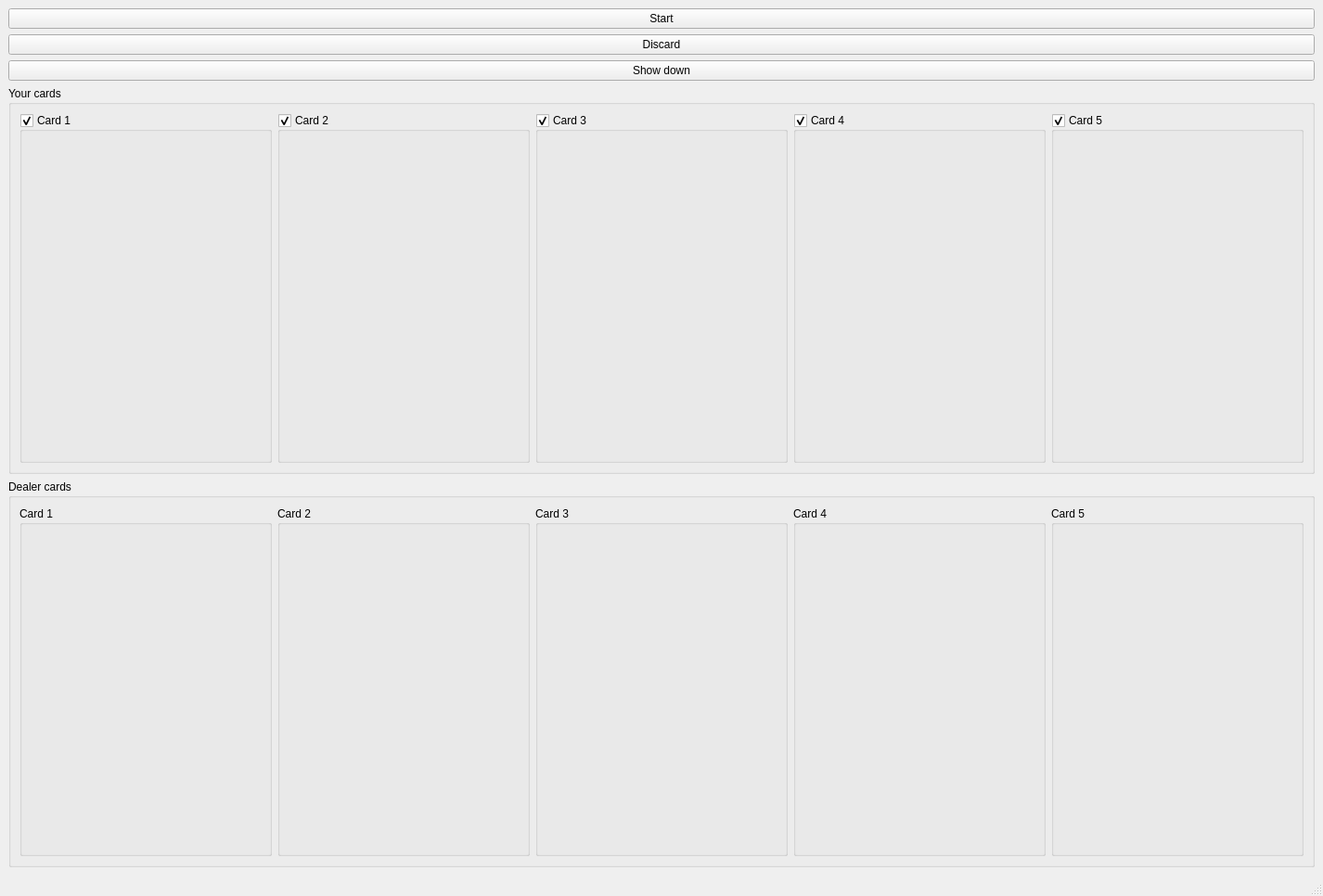
<?xml version="1.0" encoding="UTF-8"?>
<ui version="4.0">
 <class>MainWindow</class>
 <widget class="QMainWindow" name="MainWindow">
  <property name="windowModality">
   <enum>Qt::WindowModal</enum>
  </property>
  <property name="geometry">
   <rect>
    <x>0</x>
    <y>0</y>
    <width>800</width>
    <height>600</height>
   </rect>
  </property>
  <property name="sizePolicy">
   <sizepolicy hsizetype="Fixed" vsizetype="Fixed">
    <horstretch>0</horstretch>
    <verstretch>0</verstretch>
   </sizepolicy>
  </property>
  <property name="maximumSize">
   <size>
    <width>2741</width>
    <height>1612</height>
   </size>
  </property>
  <property name="windowTitle">
   <string>MainWindow</string>
  </property>
  <widget class="QWidget" name="centralwidget">
   <property name="sizePolicy">
    <sizepolicy hsizetype="Fixed" vsizetype="Fixed">
     <horstretch>0</horstretch>
     <verstretch>0</verstretch>
    </sizepolicy>
   </property>
   <layout class="QVBoxLayout" name="verticalLayout">
    <item>
     <widget class="QPushButton" name="btnStart">
      <property name="text">
       <string>Start</string>
      </property>
     </widget>
    </item>
    <item>
     <widget class="QPushButton" name="btnDiscard_player">
      <property name="text">
       <string>Discard</string>
      </property>
     </widget>
    </item>
    <item>
     <widget class="QPushButton" name="btnSkip">
      <property name="text">
       <string>Show down</string>
      </property>
     </widget>
    </item>
    <item alignment="Qt::AlignHCenter|Qt::AlignVCenter">
     <widget class="QGroupBox" name="groupBox_player">
      <property name="sizePolicy">
       <sizepolicy hsizetype="Fixed" vsizetype="Fixed">
        <horstretch>0</horstretch>
        <verstretch>0</verstretch>
       </sizepolicy>
      </property>
      <property name="title">
       <string>Your cards</string>
      </property>
      <property name="checkable">
       <bool>false</bool>
      </property>
      <layout class="QHBoxLayout" name="horizontalLayout">
       <item>
        <widget class="QGroupBox" name="groupBox_1">
         <property name="sizePolicy">
          <sizepolicy hsizetype="Fixed" vsizetype="Fixed">
           <horstretch>0</horstretch>
           <verstretch>0</verstretch>
          </sizepolicy>
         </property>
         <property name="toolTip">
          <string>1</string>
         </property>
         <property name="title">
          <string>Card 1</string>
         </property>
         <property name="flat">
          <bool>false</bool>
         </property>
         <property name="checkable">
          <bool>true</bool>
         </property>
         <property name="checked">
          <bool>true</bool>
         </property>
         <layout class="QGridLayout" name="gridLayout">
          <item row="0" column="0">
           <widget class="QLabel" name="image1_1">
            <property name="sizePolicy">
             <sizepolicy hsizetype="Fixed" vsizetype="Fixed">
              <horstretch>0</horstretch>
              <verstretch>0</verstretch>
             </sizepolicy>
            </property>
            <property name="minimumSize">
             <size>
              <width>248</width>
              <height>336</height>
             </size>
            </property>
            <property name="maximumSize">
             <size>
              <width>248</width>
              <height>336</height>
             </size>
            </property>
            <property name="text">
             <string/>
            </property>
            <property name="pixmap">
             <pixmap resource="images.qrc">:/images/Images/cardBack.png</pixmap>
            </property>
            <property name="scaledContents">
             <bool>true</bool>
            </property>
           </widget>
          </item>
         </layout>
        </widget>
       </item>
       <item>
        <widget class="QGroupBox" name="groupBox_2">
         <property name="sizePolicy">
          <sizepolicy hsizetype="Fixed" vsizetype="Fixed">
           <horstretch>0</horstretch>
           <verstretch>0</verstretch>
          </sizepolicy>
         </property>
         <property name="toolTip">
          <string>2</string>
         </property>
         <property name="title">
          <string>Card 2</string>
         </property>
         <property name="checkable">
          <bool>true</bool>
         </property>
         <layout class="QGridLayout" name="gridLayout_2">
          <item row="0" column="0">
           <widget class="QLabel" name="image1_2">
            <property name="sizePolicy">
             <sizepolicy hsizetype="Fixed" vsizetype="Fixed">
              <horstretch>0</horstretch>
              <verstretch>0</verstretch>
             </sizepolicy>
            </property>
            <property name="minimumSize">
             <size>
              <width>248</width>
              <height>336</height>
             </size>
            </property>
            <property name="maximumSize">
             <size>
              <width>248</width>
              <height>336</height>
             </size>
            </property>
            <property name="text">
             <string/>
            </property>
            <property name="pixmap">
             <pixmap resource="images.qrc">:/images/Images/cardBack.png</pixmap>
            </property>
            <property name="scaledContents">
             <bool>true</bool>
            </property>
           </widget>
          </item>
         </layout>
        </widget>
       </item>
       <item>
        <widget class="QGroupBox" name="groupBox_3">
         <property name="sizePolicy">
          <sizepolicy hsizetype="Fixed" vsizetype="Fixed">
           <horstretch>0</horstretch>
           <verstretch>0</verstretch>
          </sizepolicy>
         </property>
         <property name="toolTip">
          <string>3</string>
         </property>
         <property name="title">
          <string>Card 3</string>
         </property>
         <property name="checkable">
          <bool>true</bool>
         </property>
         <layout class="QGridLayout" name="gridLayout_3">
          <item row="0" column="0">
           <widget class="QLabel" name="image1_3">
            <property name="sizePolicy">
             <sizepolicy hsizetype="Fixed" vsizetype="Fixed">
              <horstretch>0</horstretch>
              <verstretch>0</verstretch>
             </sizepolicy>
            </property>
            <property name="minimumSize">
             <size>
              <width>248</width>
              <height>336</height>
             </size>
            </property>
            <property name="maximumSize">
             <size>
              <width>248</width>
              <height>336</height>
             </size>
            </property>
            <property name="text">
             <string/>
            </property>
            <property name="pixmap">
             <pixmap resource="images.qrc">:/images/Images/cardBack.png</pixmap>
            </property>
            <property name="scaledContents">
             <bool>true</bool>
            </property>
           </widget>
          </item>
         </layout>
        </widget>
       </item>
       <item>
        <widget class="QGroupBox" name="groupBox_4">
         <property name="sizePolicy">
          <sizepolicy hsizetype="Fixed" vsizetype="Fixed">
           <horstretch>0</horstretch>
           <verstretch>0</verstretch>
          </sizepolicy>
         </property>
         <property name="toolTip">
          <string>4</string>
         </property>
         <property name="title">
          <string>Card 4</string>
         </property>
         <property name="checkable">
          <bool>true</bool>
         </property>
         <layout class="QGridLayout" name="gridLayout_4">
          <item row="0" column="0">
           <widget class="QLabel" name="image1_4">
            <property name="sizePolicy">
             <sizepolicy hsizetype="Fixed" vsizetype="Fixed">
              <horstretch>0</horstretch>
              <verstretch>0</verstretch>
             </sizepolicy>
            </property>
            <property name="minimumSize">
             <size>
              <width>248</width>
              <height>336</height>
             </size>
            </property>
            <property name="maximumSize">
             <size>
              <width>248</width>
              <height>336</height>
             </size>
            </property>
            <property name="text">
             <string/>
            </property>
            <property name="pixmap">
             <pixmap resource="images.qrc">:/images/Images/cardBack.png</pixmap>
            </property>
            <property name="scaledContents">
             <bool>true</bool>
            </property>
           </widget>
          </item>
         </layout>
        </widget>
       </item>
       <item>
        <widget class="QGroupBox" name="groupBox_5">
         <property name="sizePolicy">
          <sizepolicy hsizetype="Fixed" vsizetype="Fixed">
           <horstretch>0</horstretch>
           <verstretch>0</verstretch>
          </sizepolicy>
         </property>
         <property name="toolTip">
          <string>5</string>
         </property>
         <property name="title">
          <string>Card 5</string>
         </property>
         <property name="checkable">
          <bool>true</bool>
         </property>
         <layout class="QGridLayout" name="gridLayout_5">
          <item row="0" column="0">
           <widget class="QLabel" name="image1_5">
            <property name="sizePolicy">
             <sizepolicy hsizetype="Fixed" vsizetype="Fixed">
              <horstretch>0</horstretch>
              <verstretch>0</verstretch>
             </sizepolicy>
            </property>
            <property name="minimumSize">
             <size>
              <width>248</width>
              <height>336</height>
             </size>
            </property>
            <property name="maximumSize">
             <size>
              <width>248</width>
              <height>336</height>
             </size>
            </property>
            <property name="text">
             <string/>
            </property>
            <property name="pixmap">
             <pixmap resource="images.qrc">:/images/Images/cardBack.png</pixmap>
            </property>
            <property name="scaledContents">
             <bool>true</bool>
            </property>
           </widget>
          </item>
         </layout>
        </widget>
       </item>
      </layout>
     </widget>
    </item>
    <item alignment="Qt::AlignHCenter">
     <widget class="QGroupBox" name="groupBox_dealer">
      <property name="sizePolicy">
       <sizepolicy hsizetype="Fixed" vsizetype="Fixed">
        <horstretch>0</horstretch>
        <verstretch>0</verstretch>
       </sizepolicy>
      </property>
      <property name="title">
       <string>Dealer cards</string>
      </property>
      <property name="checkable">
       <bool>false</bool>
      </property>
      <layout class="QHBoxLayout" name="horizontalLayout_2">
       <item>
        <widget class="QGroupBox" name="groupBox_8">
         <property name="sizePolicy">
          <sizepolicy hsizetype="Fixed" vsizetype="Fixed">
           <horstretch>0</horstretch>
           <verstretch>0</verstretch>
          </sizepolicy>
         </property>
         <property name="title">
          <string>Card 1</string>
         </property>
         <property name="checkable">
          <bool>false</bool>
         </property>
         <layout class="QGridLayout" name="gridLayout_6">
          <item row="0" column="0">
           <widget class="QLabel" name="image2_1">
            <property name="sizePolicy">
             <sizepolicy hsizetype="Fixed" vsizetype="Fixed">
              <horstretch>0</horstretch>
              <verstretch>0</verstretch>
             </sizepolicy>
            </property>
            <property name="minimumSize">
             <size>
              <width>248</width>
              <height>336</height>
             </size>
            </property>
            <property name="maximumSize">
             <size>
              <width>248</width>
              <height>336</height>
             </size>
            </property>
            <property name="text">
             <string/>
            </property>
            <property name="pixmap">
             <pixmap resource="images.qrc">:/images/Images/cardBack.png</pixmap>
            </property>
            <property name="scaledContents">
             <bool>true</bool>
            </property>
           </widget>
          </item>
         </layout>
        </widget>
       </item>
       <item>
        <widget class="QGroupBox" name="groupBox_9">
         <property name="sizePolicy">
          <sizepolicy hsizetype="Fixed" vsizetype="Fixed">
           <horstretch>0</horstretch>
           <verstretch>0</verstretch>
          </sizepolicy>
         </property>
         <property name="title">
          <string>Card 2</string>
         </property>
         <property name="checkable">
          <bool>false</bool>
         </property>
         <layout class="QGridLayout" name="gridLayout_7">
          <item row="0" column="0">
           <widget class="QLabel" name="image2_2">
            <property name="sizePolicy">
             <sizepolicy hsizetype="Fixed" vsizetype="Fixed">
              <horstretch>0</horstretch>
              <verstretch>0</verstretch>
             </sizepolicy>
            </property>
            <property name="minimumSize">
             <size>
              <width>248</width>
              <height>336</height>
             </size>
            </property>
            <property name="maximumSize">
             <size>
              <width>248</width>
              <height>336</height>
             </size>
            </property>
            <property name="text">
             <string/>
            </property>
            <property name="pixmap">
             <pixmap resource="images.qrc">:/images/Images/cardBack.png</pixmap>
            </property>
            <property name="scaledContents">
             <bool>true</bool>
            </property>
           </widget>
          </item>
         </layout>
        </widget>
       </item>
       <item>
        <widget class="QGroupBox" name="groupBox_10">
         <property name="sizePolicy">
          <sizepolicy hsizetype="Fixed" vsizetype="Fixed">
           <horstretch>0</horstretch>
           <verstretch>0</verstretch>
          </sizepolicy>
         </property>
         <property name="title">
          <string>Card 3</string>
         </property>
         <property name="checkable">
          <bool>false</bool>
         </property>
         <layout class="QGridLayout" name="gridLayout_8">
          <item row="0" column="0">
           <widget class="QLabel" name="image2_3">
            <property name="sizePolicy">
             <sizepolicy hsizetype="Fixed" vsizetype="Fixed">
              <horstretch>0</horstretch>
              <verstretch>0</verstretch>
             </sizepolicy>
            </property>
            <property name="minimumSize">
             <size>
              <width>248</width>
              <height>336</height>
             </size>
            </property>
            <property name="maximumSize">
             <size>
              <width>248</width>
              <height>336</height>
             </size>
            </property>
            <property name="text">
             <string/>
            </property>
            <property name="pixmap">
             <pixmap resource="images.qrc">:/images/Images/cardBack.png</pixmap>
            </property>
            <property name="scaledContents">
             <bool>true</bool>
            </property>
           </widget>
          </item>
         </layout>
        </widget>
       </item>
       <item>
        <widget class="QGroupBox" name="groupBox_11">
         <property name="sizePolicy">
          <sizepolicy hsizetype="Fixed" vsizetype="Fixed">
           <horstretch>0</horstretch>
           <verstretch>0</verstretch>
          </sizepolicy>
         </property>
         <property name="title">
          <string>Card 4</string>
         </property>
         <property name="checkable">
          <bool>false</bool>
         </property>
         <layout class="QGridLayout" name="gridLayout_9">
          <item row="0" column="0">
           <widget class="QLabel" name="image2_4">
            <property name="sizePolicy">
             <sizepolicy hsizetype="Fixed" vsizetype="Fixed">
              <horstretch>0</horstretch>
              <verstretch>0</verstretch>
             </sizepolicy>
            </property>
            <property name="minimumSize">
             <size>
              <width>248</width>
              <height>336</height>
             </size>
            </property>
            <property name="maximumSize">
             <size>
              <width>248</width>
              <height>336</height>
             </size>
            </property>
            <property name="text">
             <string/>
            </property>
            <property name="pixmap">
             <pixmap resource="images.qrc">:/images/Images/cardBack.png</pixmap>
            </property>
            <property name="scaledContents">
             <bool>true</bool>
            </property>
           </widget>
          </item>
         </layout>
        </widget>
       </item>
       <item>
        <widget class="QGroupBox" name="groupBox_12">
         <property name="sizePolicy">
          <sizepolicy hsizetype="Fixed" vsizetype="Fixed">
           <horstretch>0</horstretch>
           <verstretch>0</verstretch>
          </sizepolicy>
         </property>
         <property name="title">
          <string>Card 5</string>
         </property>
         <property name="checkable">
          <bool>false</bool>
         </property>
         <layout class="QGridLayout" name="gridLayout_10">
          <item row="0" column="0">
           <widget class="QLabel" name="image2_5">
            <property name="sizePolicy">
             <sizepolicy hsizetype="Fixed" vsizetype="Fixed">
              <horstretch>0</horstretch>
              <verstretch>0</verstretch>
             </sizepolicy>
            </property>
            <property name="minimumSize">
             <size>
              <width>248</width>
              <height>336</height>
             </size>
            </property>
            <property name="maximumSize">
             <size>
              <width>248</width>
              <height>336</height>
             </size>
            </property>
            <property name="text">
             <string/>
            </property>
            <property name="pixmap">
             <pixmap resource="images.qrc">:/images/Images/cardBack.png</pixmap>
            </property>
            <property name="scaledContents">
             <bool>true</bool>
            </property>
           </widget>
          </item>
         </layout>
        </widget>
       </item>
      </layout>
     </widget>
    </item>
   </layout>
  </widget>
  <widget class="QMenuBar" name="menubar">
   <property name="geometry">
    <rect>
     <x>0</x>
     <y>0</y>
     <width>800</width>
     <height>21</height>
    </rect>
   </property>
  </widget>
  <widget class="QStatusBar" name="statusbar"/>
 </widget>
 <resources>
  <include location="images.qrc"/>
 </resources>
 <connections/>
</ui>
